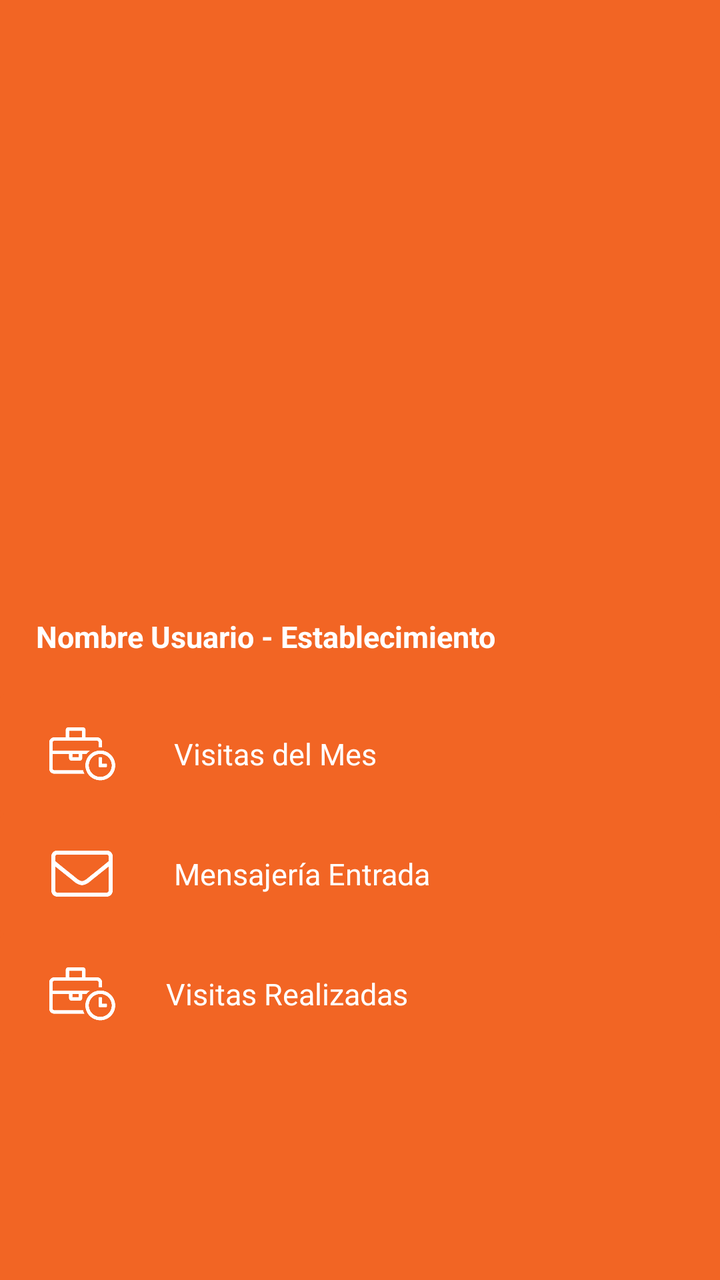
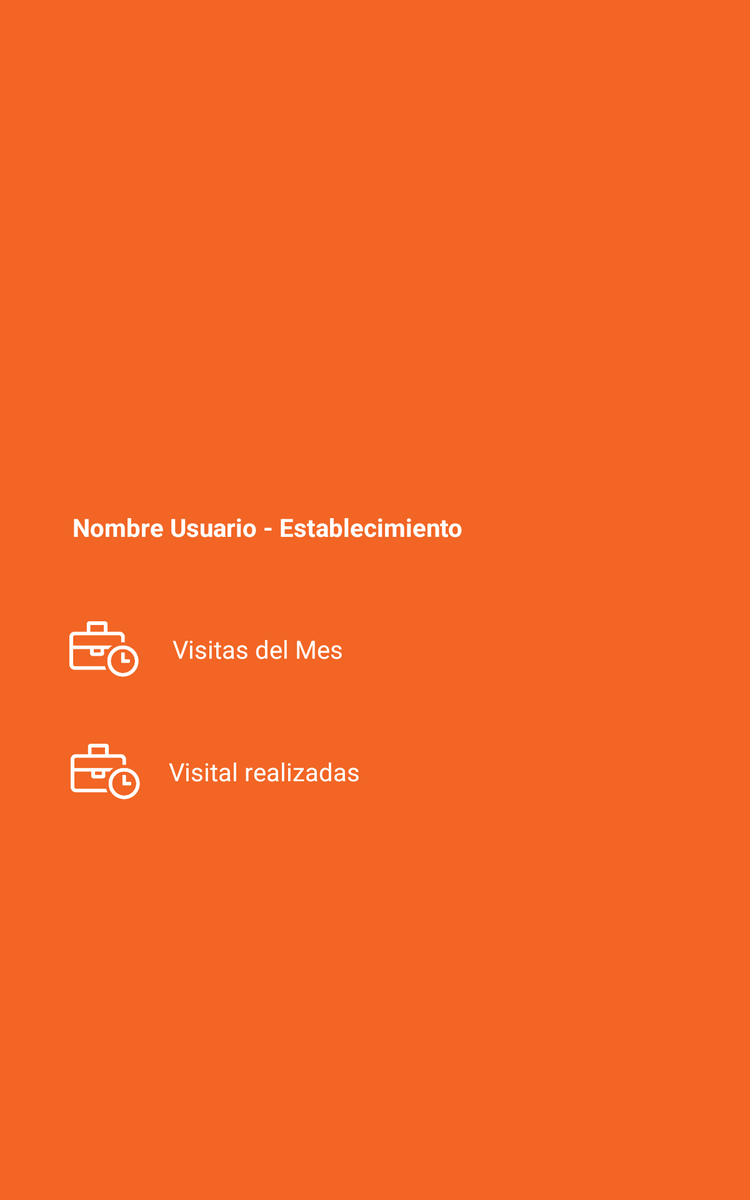

One screen, two layout resources from the same app: the default and the repository's alternative for another configuration. Each is rendered where Android would select it; the XML of both is given below.
<!-- AndroidManifest.xml: application theme AppTheme -->
<!-- res/layout/fragment_aprincipal.xml -->
<androidx.constraintlayout.widget.ConstraintLayout xmlns:android="http://schemas.android.com/apk/res/android"
    xmlns:app="http://schemas.android.com/apk/res-auto"
    xmlns:card_view="http://schemas.android.com/apk/res-auto"
    xmlns:tools="http://schemas.android.com/tools"
    android:layout_width="match_parent"
    android:layout_height="match_parent"
    android:background="#F26524"
    tools:context="com.rubik.rubikinteractive.bistonapp.com.rubik.rubikinteractive.bistonapp.BS_APrincipal">

    

   

    <androidx.viewpager.widget.ViewPager
        android:id="@+id/viewId2"
        android:layout_width="match_parent"
        android:layout_height="300dp"

        app:layout_constraintTop_toTopOf="parent"></androidx.viewpager.widget.ViewPager>


    <TextView
        android:id="@+id/txtAplicador"
        android:layout_width="396dp"
        android:layout_height="39dp"
        android:layout_marginLeft="8dp"
        android:layout_marginTop="8dp"
        android:inputType="textMultiLine"
        android:paddingLeft="10dp"
        android:paddingBottom="5dp"
        android:text="Nombre Usuario - Establecimiento"
        android:textColor="@color/cardview_light_background"
        android:textSize="15dp"
        android:textStyle="bold"
        app:layout_constraintLeft_toLeftOf="parent"
        app:layout_constraintTop_toBottomOf="@+id/viewId2" />

    <androidx.cardview.widget.CardView
        android:id="@+id/btn_visitaap"
        android:layout_width="0dp"
        android:layout_height="wrap_content"
        android:layout_alignParentStart="true"
        app:layout_constraintLeft_toLeftOf="parent"
        app:layout_constraintRight_toRightOf="parent"
        app:layout_constraintTop_toBottomOf="@+id/txtAplicador"
        card_view:cardElevation="0dp"
        card_view:cardBackgroundColor="#F26524">

        <RelativeLayout
            android:layout_width="match_parent"
            android:layout_height="60dp"
            android:layout_marginLeft="0dp"
            android:layout_marginRight="0dp">

            <ImageView
                android:id="@+id/img_mdirecta"
                android:layout_width="42dp"
                android:layout_height="31dp"
                android:layout_alignParentStart="true"
                android:layout_alignParentLeft="true"
                android:layout_centerVertical="true"
                android:layout_marginStart="20dp"
                android:layout_marginLeft="20dp"
                card_view:srcCompat="@drawable/icono_proxvisit" />

            <TextView
                android:id="@+id/txt_mensajeria"
                android:layout_width="wrap_content"
                android:layout_height="wrap_content"
                android:layout_centerVertical="true"
                android:layout_marginStart="25dp"
                android:layout_marginLeft="25dp"
                android:layout_toEndOf="@+id/img_mdirecta"
                android:layout_toRightOf="@+id/img_mdirecta"
                android:text="Visitas del Mes"
                android:textColor="@color/cardview_light_background"
                android:textSize="15dp" />
        </RelativeLayout>
    </androidx.cardview.widget.CardView>

    <androidx.cardview.widget.CardView
        android:id="@+id/btn_mensaje"
        android:layout_width="0dp"
        android:layout_height="wrap_content"
        android:layout_alignParentStart="true"
        app:layout_constraintLeft_toLeftOf="parent"
        app:layout_constraintRight_toRightOf="parent"
        app:layout_constraintTop_toBottomOf="@+id/btn_visitaap"
        card_view:cardElevation="0dp"
        card_view:cardBackgroundColor="#F26524">

        <RelativeLayout
            android:layout_width="match_parent"
            android:layout_height="60dp"
            android:layout_marginLeft="0dp"
            android:layout_marginRight="0dp">

            <ImageView
                android:id="@+id/img_mdirecta1"
                android:layout_width="42dp"
                android:layout_height="31dp"
                android:layout_alignParentStart="true"
                android:layout_alignParentLeft="true"
                android:layout_centerVertical="true"
                android:layout_marginStart="20dp"
                android:layout_marginLeft="20dp"
                card_view:srcCompat="@drawable/mensaje" />

            <TextView
                android:id="@+id/txt_msj"
                android:layout_width="wrap_content"
                android:layout_height="wrap_content"
                android:layout_centerVertical="true"
                android:layout_marginStart="25dp"
                android:layout_marginLeft="25dp"
                android:layout_toEndOf="@+id/img_mdirecta1"
                android:layout_toRightOf="@+id/img_mdirecta1"
                android:text="Mensajería Entrada"
                android:textColor="@color/cardview_light_background"
                android:textSize="15dp" />
        </RelativeLayout>
    </androidx.cardview.widget.CardView>

    <androidx.cardview.widget.CardView
        android:id="@+id/btn_visitarealizada"
        android:layout_width="0dp"
        android:layout_height="wrap_content"
        android:layout_alignParentStart="true"
        android:layout_alignParentBottom="true"
        app:layout_constraintLeft_toLeftOf="parent"
        app:layout_constraintRight_toRightOf="parent"
        app:layout_constraintTop_toBottomOf="@+id/btn_mensaje"
        card_view:cardElevation="0dp"
        card_view:cardBackgroundColor="#F26524">

        <RelativeLayout
            android:layout_width="match_parent"
            android:layout_height="60dp"
            android:layout_marginStart="0dp"
            android:layout_marginRight="0dp">

            <TextView
                android:id="@+id/textView7"
                android:layout_width="wrap_content"
                android:layout_height="wrap_content"
                android:layout_centerVertical="true"
                android:layout_marginStart="21dp"
                android:layout_marginLeft="21dp"
                android:layout_toEndOf="@+id/imageView4"
                android:layout_toRightOf="@+id/imageView4"
                android:text="Visitas Realizadas"
                android:textColor="@color/cardview_light_background"
                android:textSize="15dp" />

            <ImageView
                android:id="@+id/imageView4"
                android:layout_width="42dp"
                android:layout_height="31dp"
                android:layout_alignParentStart="true"
                android:layout_alignParentLeft="true"
                android:layout_centerVertical="true"
                android:layout_marginStart="20dp"
                android:layout_marginLeft="20dp"
                app:srcCompat="@drawable/icono_proxvisit" />
        </RelativeLayout>
    </androidx.cardview.widget.CardView>

</androidx.constraintlayout.widget.ConstraintLayout>
<!-- resources referenced by this layout -->
<resources>
  <!-- drawable icono_proxvisit: png bitmap (drawable, 42832 bytes) -->
  <!-- drawable mensaje: png bitmap (drawable-hdpi, 22486 bytes) -->
  <style name="AppTheme" parent="Theme.AppCompat.Light.NoActionBar">
          
          <item name="colorPrimary">#F26524</item>
          <item name="colorPrimaryDark">@color/colorPrimaryDark</item>
          <item name="colorAccent">@color/colorApp</item>
      </style>
  <color name="colorPrimaryDark">#303F9F</color>
  <color name="colorApp">#F26524</color>
</resources>
<!-- res/layout-sw600dp/fragment_aprincipal.xml (the repository's variant of the layout above) -->
<!-- drawn on a 7-inch tablet held upright -->
<androidx.constraintlayout.widget.ConstraintLayout xmlns:android="http://schemas.android.com/apk/res/android"
    xmlns:app="http://schemas.android.com/apk/res-auto"
    xmlns:tools="http://schemas.android.com/tools"
    xmlns:card_view="http://schemas.android.com/apk/res-auto"
    android:layout_width="match_parent"
    android:layout_height="match_parent"
    android:background="#F26524"
    tools:context="com.rubik.rubikinteractive.bistonapp.com.rubik.rubikinteractive.bistonapp.BS_APrincipal">

    

    

    <androidx.viewpager.widget.ViewPager
        android:id="@+id/viewId2"
        android:layout_width="match_parent"
        android:layout_height="400dp"
        app:layout_constraintTop_toTopOf="parent"></androidx.viewpager.widget.ViewPager>

    <TextView
        android:id="@+id/txtAplicador"
        android:layout_width="555dp"
        android:layout_height="58dp"
        android:layout_marginLeft="28dp"
        android:layout_marginTop="8dp"
        android:inputType="textMultiLine"
        android:paddingLeft="30dp"
        android:paddingBottom="5dp"
        android:text="Nombre Usuario - Establecimiento"
        android:textColor="@color/cardview_light_background"
        android:textSize="20sp"
        android:textStyle="bold"
        app:layout_constraintLeft_toLeftOf="parent"
        app:layout_constraintTop_toBottomOf="@+id/viewId2" />

    <androidx.cardview.widget.CardView
        android:id="@+id/btn_visitaap"
        android:layout_width="0dp"
        android:layout_height="90dp"
        android:layout_alignParentStart="true"
        android:layout_marginTop="8dp"
        app:layout_constraintLeft_toLeftOf="parent"
        app:layout_constraintRight_toRightOf="parent"
        app:layout_constraintTop_toBottomOf="@+id/txtAplicador"
        card_view:cardElevation="0dp"
        card_view:cardBackgroundColor="#F26524">

        <RelativeLayout
            android:layout_width="match_parent"
            android:layout_height="match_parent"
            android:layout_marginLeft="0dp"
            android:layout_marginRight="0dp">

            <ImageView
                android:id="@+id/img_mdirecta"
                android:layout_width="60dp"
                android:layout_height="60dp"
                android:layout_alignParentStart="true"
                android:layout_alignParentLeft="true"
                android:layout_centerVertical="true"
                android:layout_marginStart="53dp"
                android:layout_marginLeft="53dp"
                card_view:srcCompat="@drawable/icono_proxvisit" />

            <TextView
                android:id="@+id/txt_mensajeria"
                android:layout_width="wrap_content"
                android:layout_height="wrap_content"
                android:layout_centerVertical="true"
                android:layout_marginStart="25dp"
                android:layout_marginLeft="25dp"
                android:layout_toEndOf="@+id/img_mdirecta"
                android:layout_toRightOf="@+id/img_mdirecta"
                android:text="Visitas del Mes"
                android:textColor="@color/cardview_light_background"
                android:textSize="20sp" />
        </RelativeLayout>
    </androidx.cardview.widget.CardView>

    <androidx.cardview.widget.CardView
        android:id="@+id/btn_mensajeriaap"
        android:layout_width="0dp"
        android:layout_height="90dp"
        android:layout_alignParentStart="true"
        android:layout_alignParentBottom="true"
        android:layout_marginTop="8dp"
        app:layout_constraintLeft_toLeftOf="parent"
        app:layout_constraintRight_toRightOf="parent"
        app:layout_constraintTop_toBottomOf="@+id/btn_visitaap"
        card_view:cardElevation="0dp"
        card_view:cardBackgroundColor="#F26524">

        <RelativeLayout
            android:layout_width="match_parent"
            android:layout_height="match_parent"
            android:layout_marginStart="0dp"
            android:layout_marginRight="0dp">

            <TextView
                android:id="@+id/textView7"
                android:layout_width="wrap_content"
                android:layout_height="wrap_content"
                android:layout_centerVertical="true"
                android:layout_marginStart="21dp"
                android:layout_marginLeft="21dp"
                android:layout_toEndOf="@+id/imageView4"
                android:layout_toRightOf="@+id/imageView4"
                android:text="Visital realizadas"
                android:textColor="@color/cardview_light_background"
                android:textSize="20dp" />

            <ImageView
                android:id="@+id/imageView4"
                android:layout_width="60dp"
                android:layout_height="60dp"
                android:layout_alignParentStart="true"
                android:layout_alignParentLeft="true"
                android:layout_centerVertical="true"
                android:layout_marginStart="54dp"
                android:layout_marginLeft="54dp"
                app:srcCompat="@drawable/icono_proxvisit" />
        </RelativeLayout>
    </androidx.cardview.widget.CardView>

</androidx.constraintlayout.widget.ConstraintLayout>
<!-- resources referenced by the variant -->
<!-- as a 7-inch tablet held upright resolves them -->
<resources>
  <!-- drawable icono_proxvisit: png bitmap (drawable, 42832 bytes) -->
  <style name="AppTheme" parent="Theme.AppCompat.Light.NoActionBar">
          
          <item name="colorPrimary">#F26524</item>
          <item name="colorPrimaryDark">@color/colorPrimaryDark</item>
          <item name="colorAccent">@color/colorApp</item>
      </style>
  <color name="colorPrimaryDark">#303F9F</color>
  <color name="colorApp">#F26524</color>
</resources>
